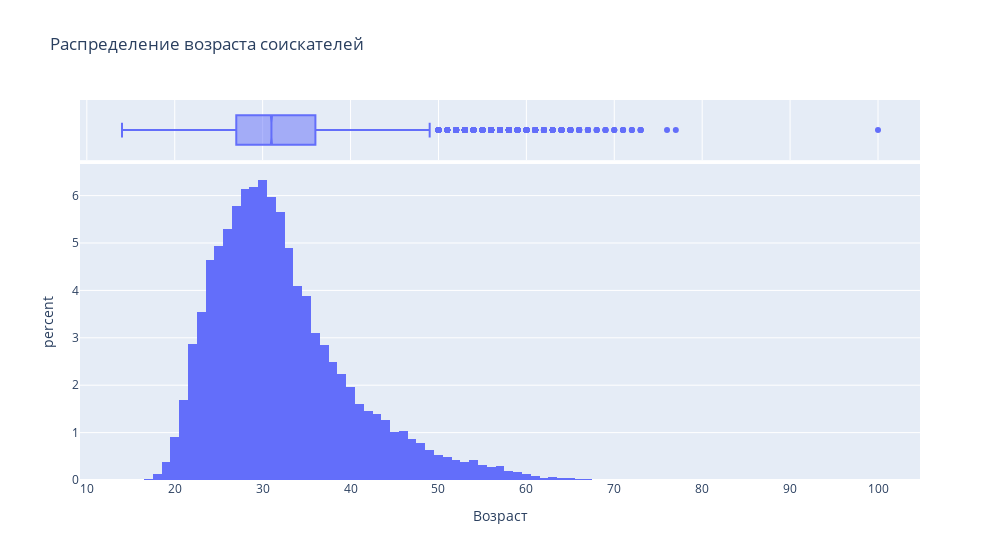

The notebook cell saved with this chart:
### Markdown cell above
1. Постройте распределение признака **"Возраст"**. Опишите распределение, отвечая на следующие вопросы: чему равна мода распределения, каковы предельные значения признака, в каком примерном интервале находится возраст большинства соискателей? Есть ли аномалии для признака возраста, какие значения вы бы причислили к их числу?
*Совет: постройте гистограмму и коробчатую диаграмму рядом.*

### Code cell
fig = px.histogram(
    data_frame = df,
    x = 'Возраст',
    title = 'Распределение возраста соискателей',
    histnorm = 'percent',
    width = 1000,
    marginal = 'box',
)
fig.show()
fig.write_html("/home/mur/Attest1/plotly/hist1.html")

### Figure 1 — Plotly figure (JSON) as saved in the notebook; plotly's stock layout.template omitted (floating-point values rounded to 4 significant figures; data arrays with more than 128 entries replaced by an {"elided": "..."} marker saying what was removed)
{"data": [{"alignmentgroup": "True", "bingroup": "x", "histnorm": "percent", "hovertemplate": "Возраст=%{x}<br>percent=%{y}<extra></extra>", "legendgroup": "", "marker": {"color": "#636efa", "pattern": {"shape": ""}}, "name": "", "offsetgroup": "", "orientation": "v", "showlegend": false, "type": "histogram", "x": {"elided": "44744 int values"}, "xaxis": "x", "yaxis": "y"}, {"alignmentgroup": "True", "hovertemplate": "Возраст=%{x}<extra></extra>", "legendgroup": "", "marker": {"color": "#636efa"}, "name": "", "notched": true, "offsetgroup": "", "showlegend": false, "type": "box", "x": {"elided": "44744 int values"}, "xaxis": "x2", "yaxis": "y2"}], "layout": {"barmode": "relative", "legend": {"tracegroupgap": 0}, "title": {"text": "Распределение возраста соискателей"}, "width": 1000, "xaxis": {"anchor": "y", "domain": [0, 1], "title": {"text": "Возраст"}}, "xaxis2": {"anchor": "y2", "domain": [0, 1], "matches": "x", "showgrid": true, "showticklabels": false}, "yaxis": {"anchor": "x", "domain": [0, 0.8316], "title": {"text": "percent"}}, "yaxis2": {"anchor": "x2", "domain": [0.8416, 1], "matches": "y2", "showgrid": false, "showline": false, "showticklabels": false, "ticks": ""}}}
